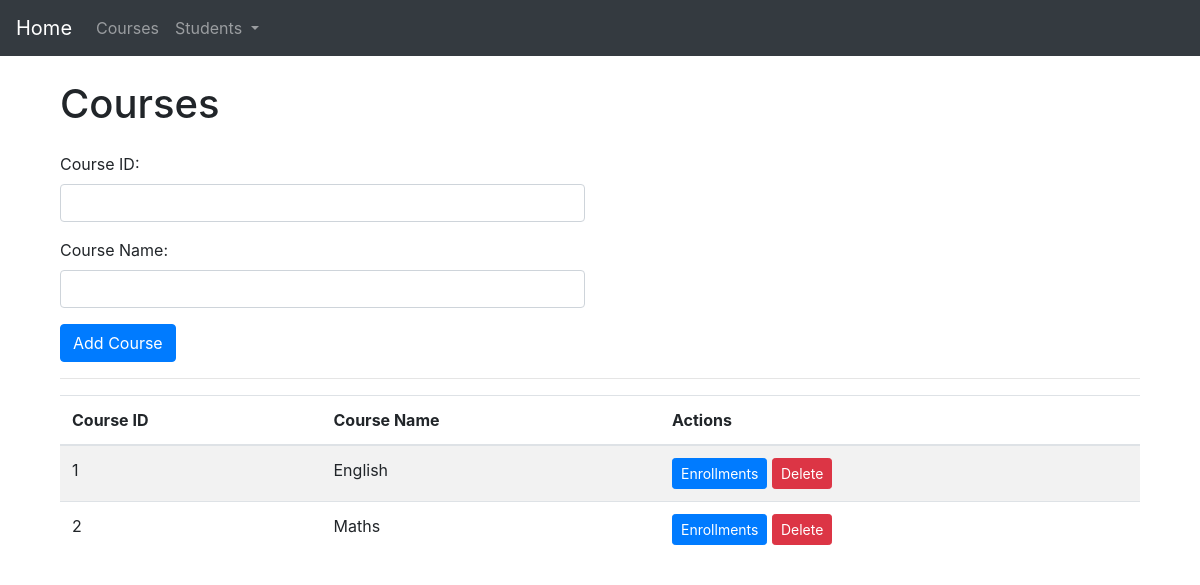
Before: /courses/ with the older database file.
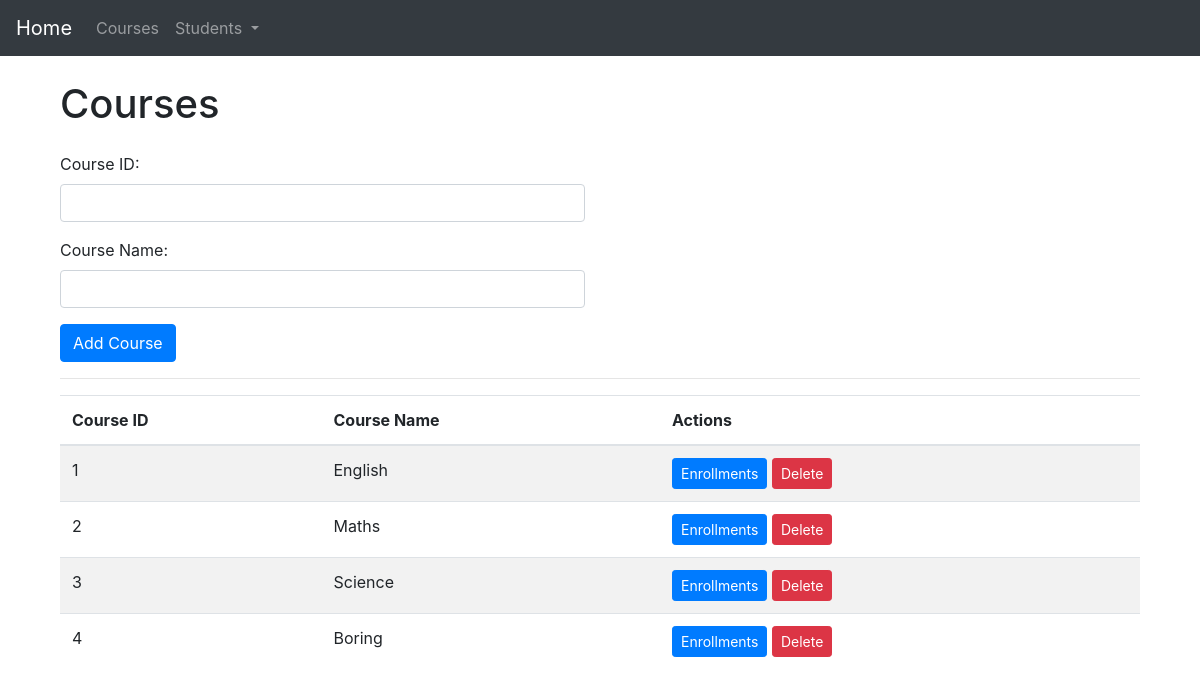
After: the same page with the newer database file.
### faceapp/models.py (models this page shows, shortened)
class Course(models.Model):
    course_id = models.CharField(primary_key=True, unique=True, max_length=20)
    course_name = models.CharField(max_length=100)

### faceapp/views.py (the view)
# urls.py: path("courses/", views.courses, name="courses"),
def courses(request):
    courses = Course.objects.all()
    return render(request, "courses.html", {"courses": courses})

### faceapp/templates/courses.html (shortened to what this page needs)
{% extends 'base.html' %}
{% block content %}
<div class="container">
	<h1 class="my-4">Courses</h1>
	<div class="row">
		<div class="col-md-6">
			<form method="post" action="{% url 'add_course' %}" enctype="multipart/form-data">
				<div class="form-group">
					<label for="course_id">Course ID:</label>
					<input type="text" class="form-control" id="course_id" name="course_id" required>
				</div>
				<div class="form-group">
					<label for="course_name">Course Name:</label>
					<input type="text" class="form-control" id="course_name" name="course_name" required>
				</div>
				<button type="submit" class="btn btn-primary">Add Course</button>
			</form>
		</div>
	</div>
	<hr>
	<div class="row">
		<div class="col-md-12">
			{% if courses %}
			<table class="table table-striped">
				<thead>
					<tr>
						<th>Course ID</th>
						<th>Course Name</th>
						<th>Actions</th>
					</tr>
				</thead>
				<tbody>
					{% for course in courses %}
					<tr>
						<td>{{ course.course_id }}</td>
						<td>{{ course.course_name }}</td>
						<td>
							<a href="{% url 'edit_course' course.course_id %}" class="btn btn-sm btn-primary">Enrollments</a>
							<button type="button" class="btn btn-sm btn-danger" data-toggle="modal"
								data-target="#deleteModal{{ course.course_id }}">Delete</button>
						</td>
					</tr>
					{% endfor %}
				</tbody>
			</table>
			{% else %}
			<p>No courses found.</p>
			{% endif %}
		</div>
	</div>
</div>
{% endblock %}

Changed rows visible on the page:
added Course: course_id "3", course_name "Science"
added Course: course_id "4", course_name "Boring"
